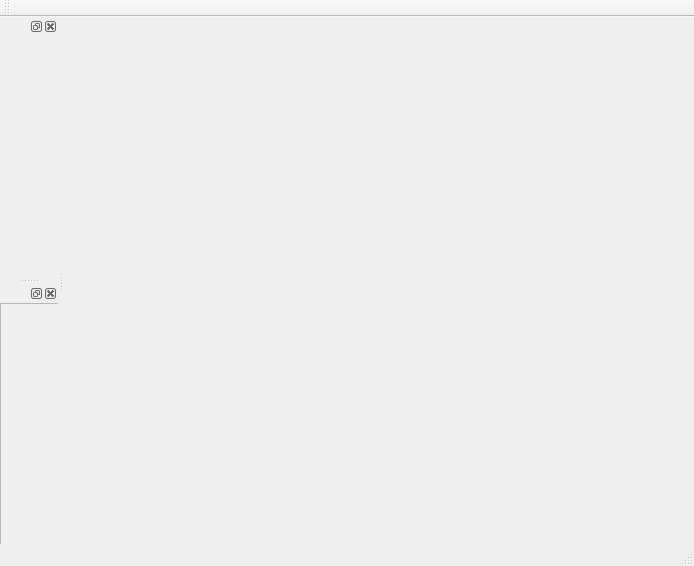
<?xml version="1.0" encoding="UTF-8"?>
<ui version="4.0">
 <class>MainWindow</class>
 <widget class="QMainWindow" name="MainWindow">
  <property name="geometry">
   <rect>
    <x>0</x>
    <y>0</y>
    <width>694</width>
    <height>566</height>
   </rect>
  </property>
  <property name="windowTitle">
   <string>MainWindow</string>
  </property>
  <widget class="QWidget" name="centralWidget"/>
  <widget class="QMenuBar" name="menuBar">
   <property name="geometry">
    <rect>
     <x>0</x>
     <y>0</y>
     <width>694</width>
     <height>22</height>
    </rect>
   </property>
  </widget>
  <widget class="QToolBar" name="mainToolBar">
   <attribute name="toolBarArea">
    <enum>TopToolBarArea</enum>
   </attribute>
   <attribute name="toolBarBreak">
    <bool>false</bool>
   </attribute>
  </widget>
  <widget class="QStatusBar" name="statusBar"/>
  <widget class="QDockWidget" name="dockWidget">
   <attribute name="dockWidgetArea">
    <number>1</number>
   </attribute>
   <widget class="QWidget" name="dockWidgetContents">
    <widget class="QPushButton" name="pushButton">
     <property name="geometry">
      <rect>
       <x>100</x>
       <y>130</y>
       <width>113</width>
       <height>32</height>
      </rect>
     </property>
     <property name="text">
      <string>PushButton</string>
     </property>
    </widget>
    <widget class="QCheckBox" name="checkBox">
     <property name="geometry">
      <rect>
       <x>70</x>
       <y>130</y>
       <width>87</width>
       <height>20</height>
      </rect>
     </property>
     <property name="text">
      <string>CheckBox</string>
     </property>
    </widget>
   </widget>
  </widget>
  <widget class="QDockWidget" name="dockWidget_2">
   <attribute name="dockWidgetArea">
    <number>1</number>
   </attribute>
   <widget class="QWidget" name="dockWidgetContents_2">
    <widget class="QScrollArea" name="scrollArea">
     <property name="geometry">
      <rect>
       <x>0</x>
       <y>0</y>
       <width>311</width>
       <height>251</height>
      </rect>
     </property>
     <property name="widgetResizable">
      <bool>true</bool>
     </property>
     <widget class="QWidget" name="scrollAreaWidgetContents">
      <property name="geometry">
       <rect>
        <x>0</x>
        <y>0</y>
        <width>309</width>
        <height>249</height>
       </rect>
      </property>
      <widget class="QFrame" name="frame">
       <property name="geometry">
        <rect>
         <x>60</x>
         <y>140</y>
         <width>120</width>
         <height>80</height>
        </rect>
       </property>
       <property name="frameShape">
        <enum>QFrame::StyledPanel</enum>
       </property>
       <property name="frameShadow">
        <enum>QFrame::Raised</enum>
       </property>
      </widget>
     </widget>
    </widget>
   </widget>
  </widget>
 </widget>
 <layoutdefault spacing="6" margin="11"/>
 <resources/>
 <connections/>
</ui>
